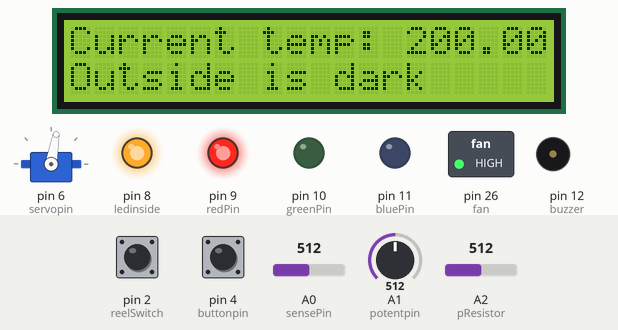
This sketch was run on a simulated Arduino Mega 2560, built with avr-gcc and run on an emulated ATmega2560. Shown: servo, 20×2 character LCD, switched loads named in the sketch (green lamp = pin HIGH), output pins drawn as LEDs (lit = HIGH), buzzer (waves = sounding). Inputs (shaded band) come from the test bench; at power-on: A2 (pResistor) = 512, A0 (sensePin) = 512, A1 (potentpin) = 512, pin 4 (buttonpin) HIGH, pin 2 (reelSwitch) LOW. What the sketch prints to the serial monitor is not drawn.

Above: at 1.7 s.
1.8 s: A2 (pResistor) set to 409
3.3 s: A2 (pResistor) set to 385
At 5.1 s:
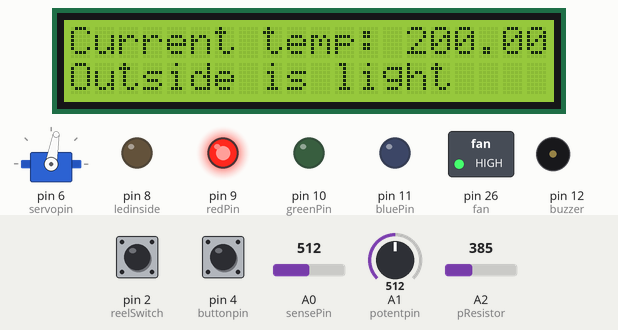
5.7 s: A0 (sensePin) set to 168
At 7.9 s:
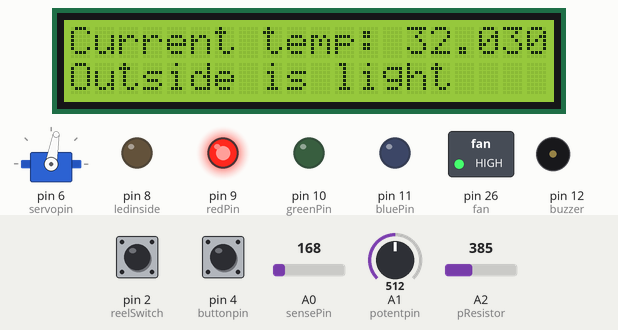
8.8 s: A0 (sensePin) set to 143
At 11.7 s:
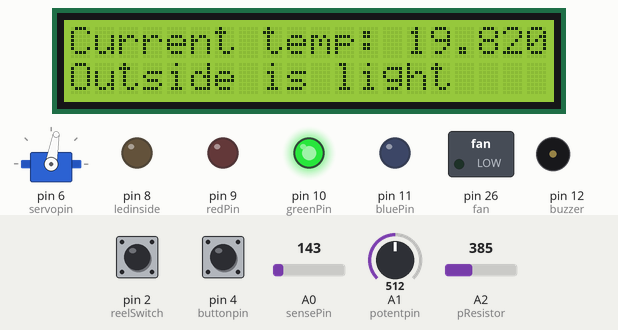
12.0 s: A1 (potentpin) set to 390
At 13.7 s:
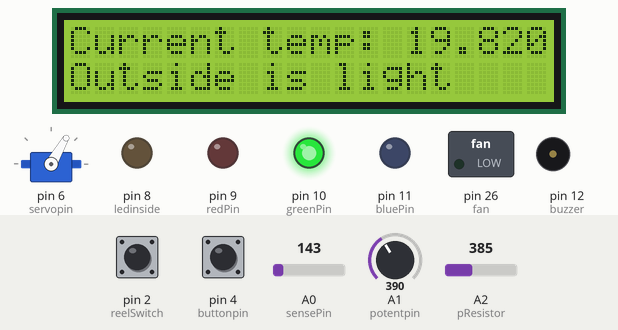
14.0 s: pin 4 (buttonpin) pulled LOW for 1.25 s
At 15.8 s:
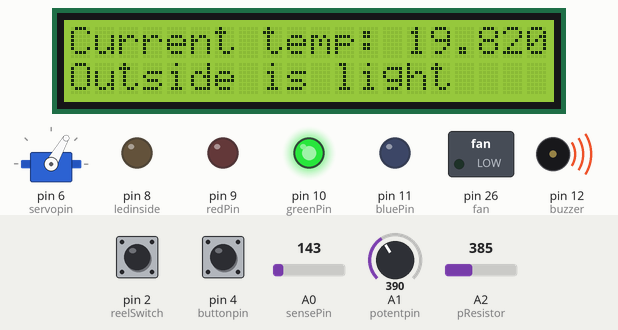
Timing chart, 0 to 17.7 s (numbered marks = the images above; inputs shaded):
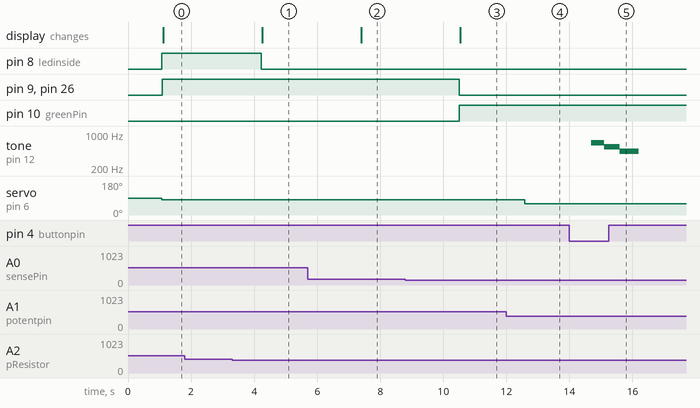

Measured:
- the behaviour switches between 401 and 400 on A2 (pResistor) (found by bisection; images 0 and 1)
- the behaviour switches between 154 and 153 on A0 (sensePin) (found by bisection; images 2 and 3)
- after the input at 1.8 s, every drawn part: stays the same
- after the input at 3.3 s, pin 8 (ledinside): HIGH → LOW after 0.92 s; the display: changes after 0.95 s (image 1)
- after the input at 5.7 s, the display: changes after 1.7 s (image 2)
- after the input at 8.8 s, pin 9 (redPin), pin 26 (fan): HIGH → LOW after 1.7 s; pin 10 (greenPin): LOW → HIGH after 1.7 s; the display: changes after 1.7 s (image 3)
- after the input at 12.0 s, servo on pin 6 (servopin): 80° → 60° after 0.59 s
- after the input at 14.0 s, tone on pin 12 (buzzer): silent → 660 Hz after 0.70 s, → 550 Hz 0.40 s later, → 440 Hz 0.50 s later, → silent 0.60 s later

The sketch:

kodtarkmaja52819.ino
```cpp
#include <Servo.h>
#include <LiquidCrystal.h>

const int rs = 42, en = 33, d4 = 35, d5 = 41, d6 = 37, d7 = 39;
LiquidCrystal lcd(rs, en, d4, d5, d6, d7);
int fan = 26;
int reelSwitch = 2; // magnetic senso rpin
int switchState; // variable to store reel switch value
const int sensePin = A0;  //This is the Arduino Pin that will read the sensor output
int sensorInput=1;    //The variable we will use to store the sensor input
float temp,voltage;
const int pResistor = A2;
int servopin = 6;
int potentpin = A1;
int angle = 0;
Servo servo1;
int ledinside = 8;
#define redPin 9
#define greenPin 10
#define bluePin 11
const int buzzer = 12;
int buttonpin = 4;
int val;
int value;
long last;

void setup() {
  // put your setup code here, to run once:
  Serial.begin(9600); //Start the Serial Port at 9600 baud (default)
  pinMode(redPin,OUTPUT);
  pinMode (reelSwitch, INPUT);
  pinMode(greenPin,OUTPUT);
  pinMode(fan,OUTPUT);
  pinMode(bluePin,OUTPUT);
  pinMode(pResistor, INPUT);
  pinMode(buzzer,OUTPUT);

  pinMode(buttonpin, INPUT);
  pinMode(ledinside,OUTPUT);
  pinMode(servopin, OUTPUT);
  pinMode(potentpin, INPUT);
  servo1.attach(servopin);
  last=millis();

  // set up the LCD's number of columns and rows:
  lcd.begin(20, 2);
}
void loop() {
  // set the cursor to column 0, line 1
  // (note: line 1 is the second row, since counting begins with 0):


  // put your main code here, to run repeatedly:
  //if(last+5000<millis()){
    //last=millis();
    sensorInput = analogRead(sensePin);    //read the analog sensor and store it
    voltage = (sensorInput/1024.0) * 5.0;       //find percentage of input reading
    temp = (voltage - .5) * 100;
    delay(1000);
  //}

  switchState = digitalRead(reelSwitch); // read the value of digital interface 2 and assign it to switchState
  if (switchState == HIGH) // when the magnetic sensor detect a signal, LED is flashing
  {
    tone(buzzer, 1440);
    delay(1000);
  }
  else
  {
    digitalWrite(buzzer, LOW);
  }

  angle = analogRead(potentpin);
  angle = map(angle, 0, 1023, 0, 160);
  servo1.write(angle);
  delay(15);

  value = analogRead(pResistor);
  if (value > 400){
    digitalWrite(ledinside, HIGH);
   lcd.setCursor(0, 1);
   lcd.print("Outside is dark ");
  }
  else{
    digitalWrite(ledinside, LOW);
   lcd.setCursor(0, 1);
   lcd.print("Outside is light ");
  }

  //tone(buzzer, 200); // Send 1KHz sound signal...
  val = digitalRead(buttonpin);
  if (val == LOW) {
    tone(buzzer, 660);
    delay(400);
    tone(buzzer, 550);
    delay(500);
    tone(buzzer, 440);
    delay(600);
    noTone(buzzer);

  }
  else {
    noTone(buzzer);
  }


  if(temp < 25 && temp > 18)
  {
    digitalWrite(greenPin, HIGH);
    digitalWrite(bluePin, LOW);
    digitalWrite(redPin, LOW);

    digitalWrite(fan, LOW);

  }
  else if (temp > 25)
  {

    digitalWrite(fan, HIGH);
    digitalWrite(redPin, HIGH);
    digitalWrite(greenPin, LOW);
    digitalWrite(bluePin, LOW);
  }
  else if (temp < 18)
  {
    digitalWrite(bluePin, HIGH);
    digitalWrite(redPin, LOW);
    digitalWrite(greenPin, LOW);
    digitalWrite(fan, LOW);
  }

  lcd.setCursor(0, 0);
 lcd.print("Current temp: ");
 lcd.print(temp);

  //Convert to degrees
 Serial.print("Current Temperature: ");
 Serial.println(temp);

 Serial.print("Current pResistor: ");
 Serial.println(pResistor);

 Serial.print("Current angle  : ");
 Serial.println(angle);

 Serial.print("Current sen  : ");
 Serial.println(reelSwitch);

}
```
